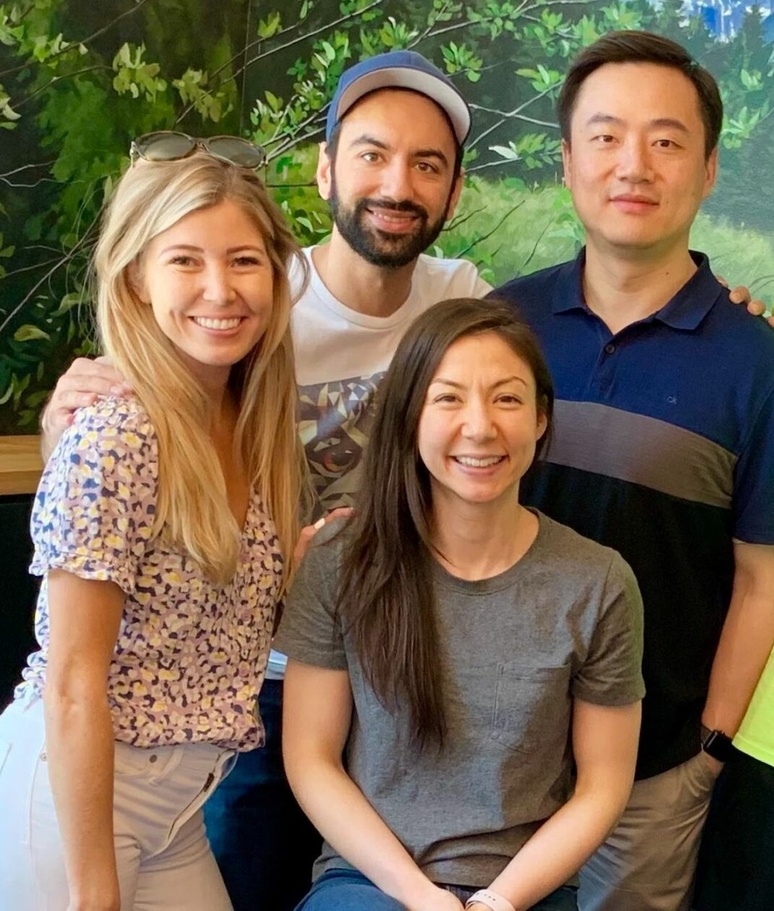
#> input picture images/people.jpg, 774 x 911 px, shrunk from 1071 x 1260 before the run
$ jupyter execute blur_faces.ipynb   (shell and % lines are left out)
#> lines starting #> are read from the running program, lines starting #| are printed output that depends on the picture
[cell 1]
import cv2
import numpy as np
import matplotlib.pyplot as plt

[cell 2]
face_classifier = cv2.CascadeClassifier('models/haarcascade_frontalface_default.xml')

[cell 3]
img = cv2.imread('images/people.jpg')
#> img is the input picture: shape (911, 774, 3); mean B, G, R 80.1, 102.3, 118.1
fix_img = cv2.cvtColor(img, cv2.COLOR_BGR2RGB)
plt.imshow(fix_img)

[cell 4]
def blur_faces(fix_img):
    face_rect = face_classifier.detectMultiScale(fix_img)
#> face_rect = [[110, 836, 32, 32], [406, 341, 145, 145], [330, 105, 137, 137], [138, 202, 154, 154], [409, 530, 149, 149], [553, 73, 167, 167]]
    for (x,y,w,h) in face_rect:
        crop_img = fix_img[y:y+h, x:x+w]
        blur_img = cv2.GaussianBlur(crop_img,(21,21),150)
        fix_img[y:y+h, x:x+w] = blur_img
#> this loop made 6 passes
#> pass 1, in blur_faces, `crop_img = fix_img[y:y+h, x:x+w]`:
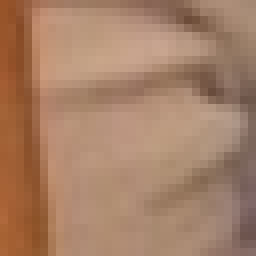
#> crop_img: shape (32, 32, 3) (shown 8 times larger); mean R, G, B 166.4, 128, 103
#> pass 1, in blur_faces, `blur_img = cv2.GaussianBlur(crop_img,(21,21),150)`:
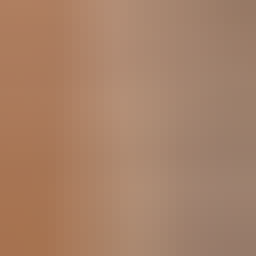
#> blur_img: shape (32, 32, 3) (shown 8 times larger); mean R, G, B 167, 128.9, 103.9
#> pass 2, in blur_faces, `crop_img = fix_img[y:y+h, x:x+w]`:
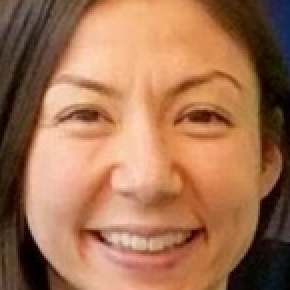
#> crop_img: shape (145, 145, 3) (shown 2 times larger); mean R, G, B 163.9, 114.4, 82.7
#> pass 2, in blur_faces, `blur_img = cv2.GaussianBlur(crop_img,(21,21),150)`:
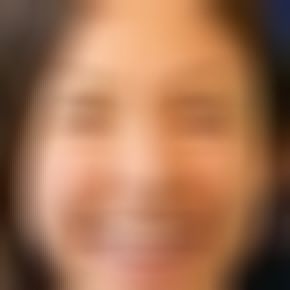
#> blur_img: shape (145, 145, 3) (shown 2 times larger); mean R, G, B 164, 114.4, 82.7
#> after the loop:
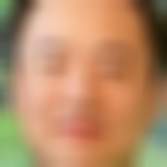
#> crop_img: shape (167, 167, 3); mean R, G, B 183.6, 139.9, 102.8
#> after the loop:
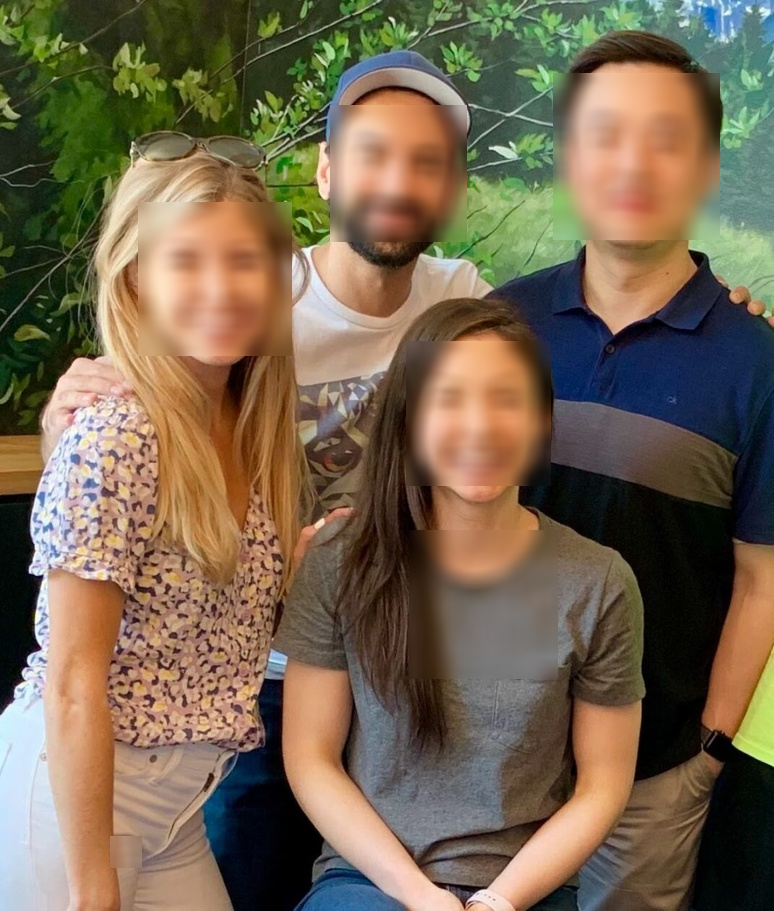
#> fix_img: shape (911, 774, 3); mean R, G, B 118.1, 102.3, 80.1


    return fix_img

$ run again, with images/Sheen.jpg copied over images/people.jpg
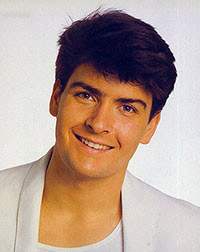
#> input picture images/Sheen.jpg, 200 x 252 px
#> img is the input picture: shape (252, 200, 3); mean B, G, R 149.6, 161.1, 183.7
#> face_rect = [[48, 60, 105, 105]]
#> the loop in blur_faces, `for (x,y,w,h) in face_rect:` made 1 pass
#> pass 1, in blur_faces, `blur_img = cv2.GaussianBlur(crop_img,(21,21),150)`:
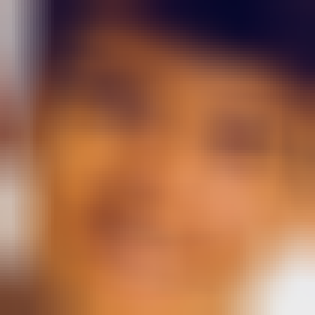
#> blur_img: shape (105, 105, 3) (shown 3 times larger); mean R, G, B 156.7, 101.4, 73.7
#> after the loop in blur_faces, `for (x,y,w,h) in face_rect:`:
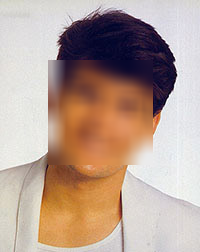
#> fix_img: shape (252, 200, 3); mean R, G, B 183.6, 161.1, 149.5
